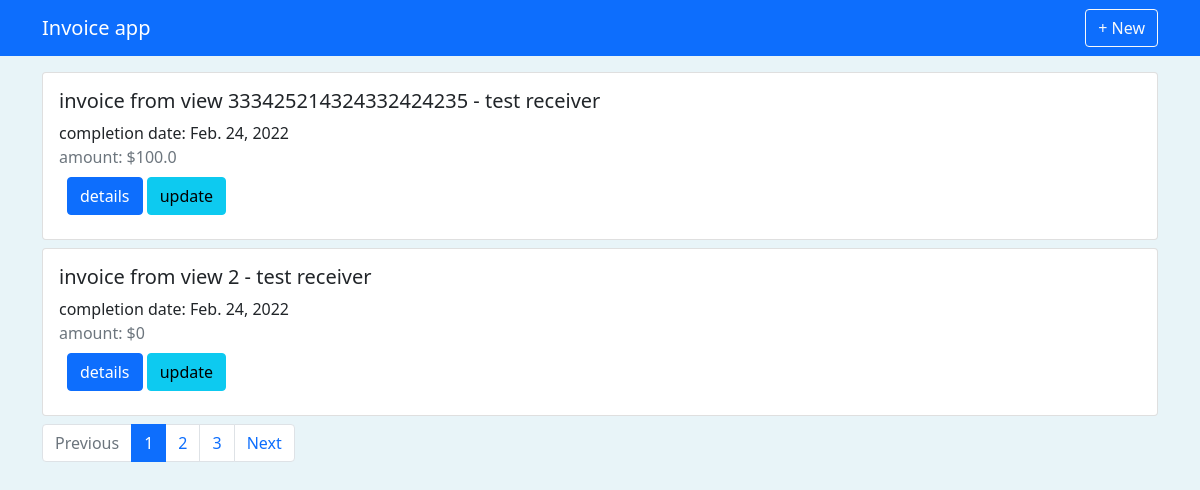
The app's page / (signed in) with its own data.
### invoices/models.py (models this page shows, shortened)
class Invoice(models.Model):
    profile = models.ForeignKey(Profile,on_delete=models.CASCADE)
    receiver = models.ForeignKey(Receiver,on_delete=models.CASCADE)
    number = models.CharField(max_length=150)
    completion_date = models.DateField()
    issue_date = models.DateField()
    payment_date = models.DateField()
    created = models.DateTimeField(auto_now_add=True)
    closed = models.BooleanField(default=False)
    tags = models.ManyToManyField(Tag, blank=True)
    @property
    def tags(self):
        return self.tags.all()
    @property
    def positions(self):
        return self.position_set.all()
    @property
    def total_amount(self):
        total = 0
        qs = self.positions
        for pos in qs:
            total += pos.amount
        return total

### receivers/models.py (models this page shows, shortened)
class Receiver(models.Model):
    name = models.CharField(default = "",max_length=200)
    address = models.TextField()
    website = models.URLField(blank=True)
    created = models.DateTimeField(default=datetime.now)
    logo = models.ImageField(default="images/no_photo.png")

### positions/models.py (models this page shows, shortened)
class Position(models.Model):
    invoice = models.ForeignKey(Invoice,on_delete=models.CASCADE)
    title = models.CharField(max_length=200)
    description = models.TextField(blank=True, help_text='Optional info')
    amount = models.FloatField(help_text='in US $')
    created = models.DateTimeField(auto_now_add=True)

### invoices/views.py (the view)
# urls.py: path('', InvoiceListView.as_view(),name = 'main'),
class InvoiceListView(LoginRequiredMixin, ListView):
    model = Invoice
    template_name = "invoices/main.html" # default invoice_list.html
    paginate_by = 2
    context_object_name = 'qs'
    def get_queryset(self):
        profile = get_object_or_404(Profile, user = self.request.user)
        return super().get_queryset().filter(profile=profile).order_by('-created')

### invoices/templates/invoices/main.html (shortened to what this page needs)
{% extends 'base.html' %}
{% block content %}
{% if qs %}
    {% for obj in qs %}
        <div class="card mb-2" style="width:100%">
            <div class = "card-body">
                <h5 class = "card-title">{{obj.number}} - {{obj.receiver.name}}</h5>
                <div class = "card-text">
                    completion date: {{obj.completion_date}}
                </div>
                <div class = "text-muted">
                    amount: ${{obj.total_amount}}
                </div>
                <div class = "m-2">
                    <a href="{% url 'invoices:detail' obj.pk %}" class="btn btn-primary"> details </a>
                    {% if not obj.closed %}
                      <a href="{% url 'invoices:update' obj.pk %}" class="btn btn-info"> update </a>
                    {% endif %}
                </div>
            </div>
        </div>
    {% endfor %}
{% else %}
    <h3> No invoices created . . . </h3>
{% endif %}
{% if is_paginated %}
<nav aria-label="invoice pagination">
    <ul class="pagination">
      <li class="page-item {% if page_obj.has_previous %} {% else %} disabled {% endif %}">
        <a  class="page-link" tabindex="-1" aria-disabled="true">Previous</a>
      </li>
    {% for i in paginator.page_range %}
      <li class="page-item {% if page_obj.number == i %} active {% endif %}">
        <a class="page-link" href="?page={{i}}">{{i}}</a>
    </li>
    {% endfor %}
      <li class="page-item {% if page_obj.has_next %} {% else %} disabled {% endif %}">
        <a {% if page_obj.has_next %}
        href = "?page={{page_obj.next_page_number}}"
        {% endif %} class="page-link">Next</a>
      </li>
    </ul>
  </nav>
{% endif %}
{% endblock content %}

### static/style.css (style rules this page uses)
body { background-color: #e8f4f8; }

### records on screen
Invoice: number "invoice from view 333425214324332424235", receiver.name "test receiver", completion_date "Feb. 24, 2022", total_amount "100.0", closed "update"
Invoice: number "invoice from view 2", receiver.name "test receiver", completion_date "Feb. 24, 2022", total_amount "0", closed "update"

### other values on screen
{{ i }} "1" "2" "3"
